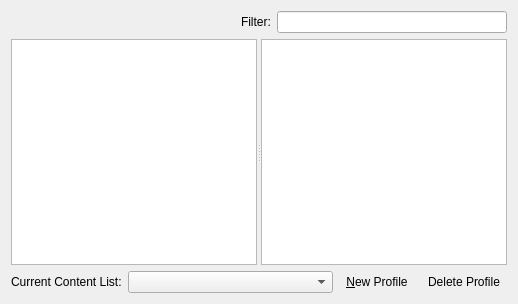
<?xml version="1.0" encoding="UTF-8"?>
<ui version="4.0">
 <class>DataFilesPage</class>
 <widget class="QWidget" name="DataFilesPage">
  <property name="geometry">
   <rect>
    <x>0</x>
    <y>0</y>
    <width>518</width>
    <height>304</height>
   </rect>
  </property>
  <layout class="QVBoxLayout" name="verticalLayout">
   <item>
    <layout class="QHBoxLayout" name="filterLayout">
     <item>
      <spacer name="horizontalSpacer">
       <property name="orientation">
        <enum>Qt::Horizontal</enum>
       </property>
       <property name="sizeHint" stdset="0">
        <size>
         <width>40</width>
         <height>20</height>
        </size>
       </property>
      </spacer>
     </item>
     <item>
      <widget class="QLabel" name="filterLabel">
       <property name="text">
        <string>Filter:</string>
       </property>
      </widget>
     </item>
     <item>
      <widget class="LineEdit" name="filterLineEdit"/>
     </item>
    </layout>
   </item>
   <item>
    <widget class="QSplitter" name="splitter">
     <property name="sizePolicy">
      <sizepolicy hsizetype="Expanding" vsizetype="Expanding">
       <horstretch>0</horstretch>
       <verstretch>0</verstretch>
      </sizepolicy>
     </property>
     <property name="orientation">
      <enum>Qt::Horizontal</enum>
     </property>
     <property name="childrenCollapsible">
      <bool>false</bool>
     </property>
     <widget class="QTableView" name="mastersTable"/>
     <widget class="QTableView" name="pluginsTable"/>
    </widget>
   </item>
   <item>
    <layout class="QHBoxLayout" name="horizontalLayout">
     <item>
      <widget class="QLabel" name="profileLabel">
       <property name="text">
        <string>Current Content List:</string>
       </property>
      </widget>
     </item>
     <item>
      <widget class="ProfilesComboBox" name="profilesComboBox">
       <property name="enabled">
        <bool>true</bool>
       </property>
       <property name="sizePolicy">
        <sizepolicy hsizetype="Expanding" vsizetype="Fixed">
         <horstretch>0</horstretch>
         <verstretch>0</verstretch>
        </sizepolicy>
       </property>
      </widget>
     </item>
     <item>
      <widget class="QToolButton" name="newProfileButton">
       <property name="toolTip">
        <string>New Profile</string>
       </property>
       <property name="text">
        <string>&amp;New Profile</string>
       </property>
       <property name="autoRaise">
        <bool>true</bool>
       </property>
      </widget>
     </item>
     <item>
      <widget class="QToolButton" name="deleteProfileButton">
       <property name="toolTip">
        <string>Delete Profile</string>
       </property>
       <property name="text">
        <string>Delete Profile</string>
       </property>
       <property name="shortcut">
        <string>Ctrl+D</string>
       </property>
       <property name="autoRaise">
        <bool>true</bool>
       </property>
      </widget>
     </item>
    </layout>
   </item>
  </layout>
  <action name="newProfileAction">
   <property name="icon">
    <iconset theme="document-new">
     <normaloff/>
    </iconset>
   </property>
   <property name="text">
    <string>New Profile</string>
   </property>
   <property name="toolTip">
    <string>New Profile</string>
   </property>
   <property name="shortcut">
    <string>Ctrl+N</string>
   </property>
  </action>
  <action name="deleteProfileAction">
   <property name="icon">
    <iconset theme="edit-delete">
     <normaloff/>
    </iconset>
   </property>
   <property name="text">
    <string>Delete Profile</string>
   </property>
   <property name="toolTip">
    <string>Delete Profile</string>
   </property>
  </action>
  <action name="checkAction">
   <property name="text">
    <string>Check Selection</string>
   </property>
  </action>
  <action name="uncheckAction">
   <property name="text">
    <string>Uncheck Selection</string>
   </property>
  </action>
 </widget>
 <customwidgets>
  <customwidget>
   <class>LineEdit</class>
   <extends>QLineEdit</extends>
   <header location="global">components/fileorderlist/utils/lineedit.hpp</header>
  </customwidget>
  <customwidget>
   <class>ProfilesComboBox</class>
   <extends>QComboBox</extends>
   <header location="global">components/fileorderlist/utils/profilescombobox.hpp</header>
  </customwidget>
 </customwidgets>
 <resources/>
 <connections/>
</ui>
